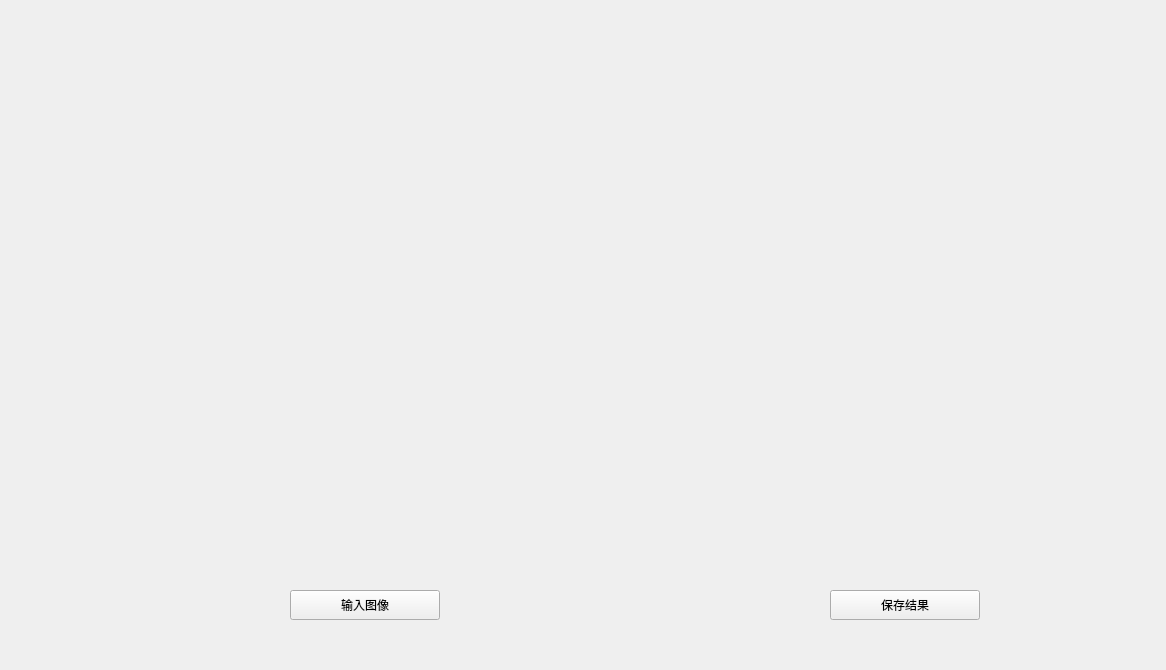
<?xml version="1.0" encoding="UTF-8"?>
<ui version="4.0">
 <class>Form</class>
 <widget class="QWidget" name="Form">
  <property name="geometry">
   <rect>
    <x>0</x>
    <y>0</y>
    <width>1166</width>
    <height>670</height>
   </rect>
  </property>
  <property name="windowTitle">
   <string>视网膜血管分割</string>
  </property>
  <widget class="QLabel" name="originalLabel">
   <property name="geometry">
    <rect>
     <x>50</x>
     <y>70</y>
     <width>480</width>
     <height>480</height>
    </rect>
   </property>
   <property name="autoFillBackground">
    <bool>false</bool>
   </property>
   <property name="text">
    <string/>
   </property>
  </widget>
  <widget class="QLabel" name="segLabel">
   <property name="geometry">
    <rect>
     <x>590</x>
     <y>70</y>
     <width>480</width>
     <height>480</height>
    </rect>
   </property>
   <property name="autoFillBackground">
    <bool>false</bool>
   </property>
   <property name="text">
    <string/>
   </property>
  </widget>
  <widget class="QPushButton" name="inputButton">
   <property name="geometry">
    <rect>
     <x>290</x>
     <y>590</y>
     <width>150</width>
     <height>30</height>
    </rect>
   </property>
   <property name="text">
    <string>输入图像</string>
   </property>
  </widget>
  <widget class="QPushButton" name="outputButton">
   <property name="geometry">
    <rect>
     <x>830</x>
     <y>590</y>
     <width>150</width>
     <height>30</height>
    </rect>
   </property>
   <property name="text">
    <string>保存结果</string>
   </property>
  </widget>
 </widget>
 <resources/>
 <connections>
  <connection>
   <sender>inputButton</sender>
   <signal>clicked()</signal>
   <receiver>Form</receiver>
   <slot>input()</slot>
   <hints>
    <hint type="sourcelabel">
     <x>206</x>
     <y>343</y>
    </hint>
    <hint type="destinationlabel">
     <x>342</x>
     <y>331</y>
    </hint>
   </hints>
  </connection>
  <connection>
   <sender>outputButton</sender>
   <signal>clicked()</signal>
   <receiver>Form</receiver>
   <slot>output()</slot>
   <hints>
    <hint type="sourcelabel">
     <x>477</x>
     <y>343</y>
    </hint>
    <hint type="destinationlabel">
     <x>435</x>
     <y>384</y>
    </hint>
   </hints>
  </connection>
 </connections>
 <slots>
  <slot>input()</slot>
  <slot>output()</slot>
 </slots>
</ui>
